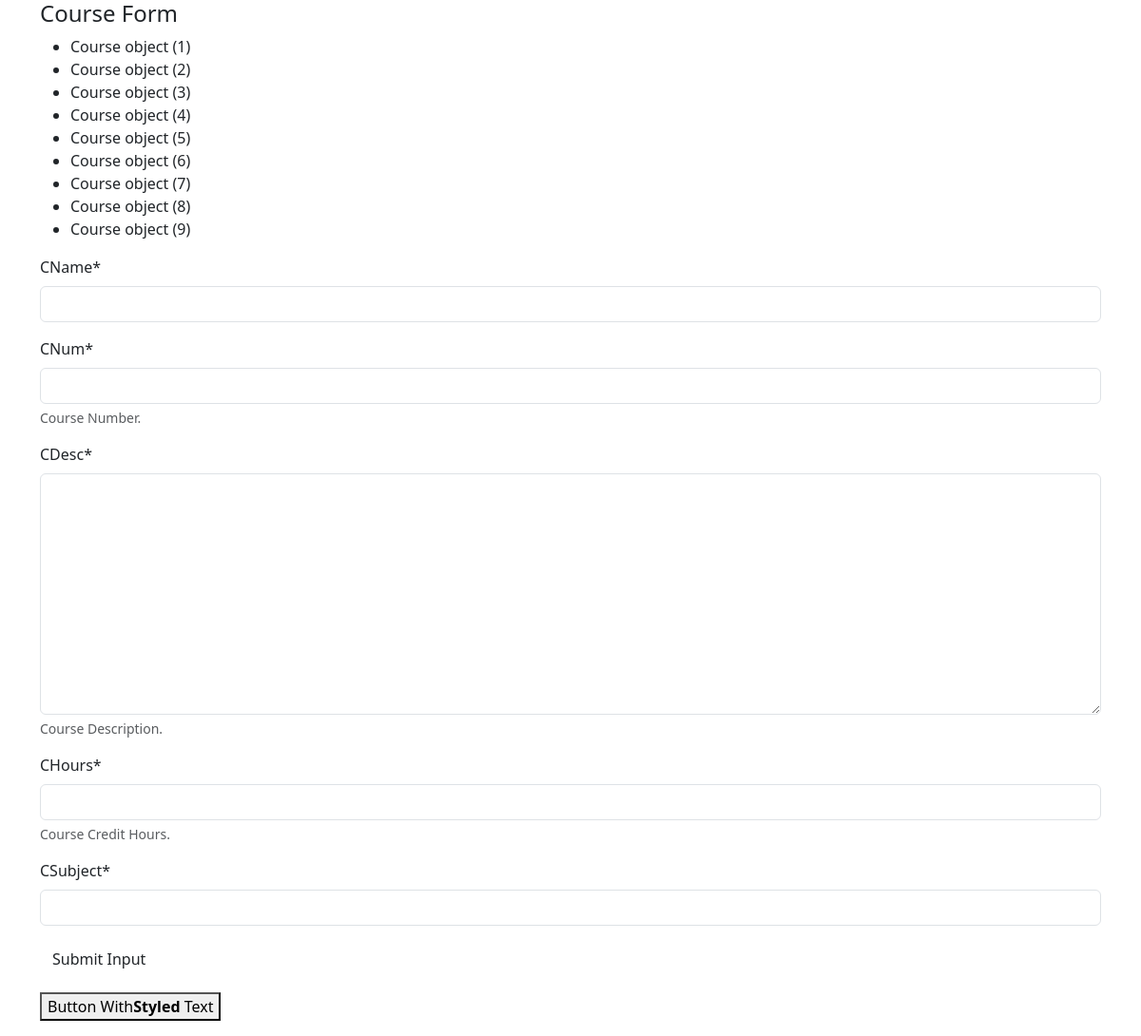
Page /course_form/ on the committed database.
### degree_checklist/models.py (models this page shows, shortened)
class Course (models.Model):
    cName = models.CharField(
        max_length=50)
    cDesc = models.TextField(
        help_text="Course Description.")
    cNum = models.IntegerField(
        help_text="Course Number.")
    cHours = models.IntegerField(
        help_text="Course Credit Hours.")
    cSubject = models.CharField(
        max_length=50)

### degree_checklist/views.py (the view)
# urls.py: path("course_form/", views.course_form, name="course_form/"),
def course_form(request):
    if request.method == 'POST':
        form = CourseModelForm(request.POST)
        if form.is_valid():
            form.save()
            messages.success(request, "Saved the course...")
        else:
            messages.error(request, "Failed to save...")
        return redirect("/course_form")
    else:
        form = CourseModelForm()
        courses = Course.objects.all()
        procourses = ProCourse.objects.all()
        return render(request, "courses_form.html", {"form": form, "courses": courses})

### degree_checklist/forms.py
class CourseModelForm(ModelForm):
    class Meta:
        model = Course
        fields = ["cName", "cNum", "cDesc", "cHours", "cSubject"]

### degree_checklist/templates/courses_form.html (shortened to what this page needs)
{% load crispy_forms_tags %}
<!DOCTYPE html>
<html lang="en">
<head>
    <link href="https://cdn.jsdelivr.net/npm/bootstrap@5.3.0/dist/css/bootstrap.min.css"
          rel="stylesheet"
>
</head>
<body>
    <div class="container">
        <h4>Course Form</h4>
        <ul>
            {% for course in courses %}
                <li>{{course}}</li>
            {% endfor %}
        </ul>
        <form method="post">
            {{ form|crispy }}
            <p>
                <input class="btn" type="submit" name="submit_input" value="Submit Input">
            </p>
            <p>
                <button type="submit" name="button_element" value="Button Element">Button With<strong>Styled</strong> Text </button>
            </p>
        </form>
    </div>
</body>
</html>

### rows in the picture
Course: id "Course object (1)"
Course: id "Course object (2)"
Course: id "Course object (3)"
Course: id "Course object (4)"
Course: id "Course object (5)"
Course: id "Course object (6)"
Course: id "Course object (7)"
Course: id "Course object (8)"
Course: id "Course object (9)"
